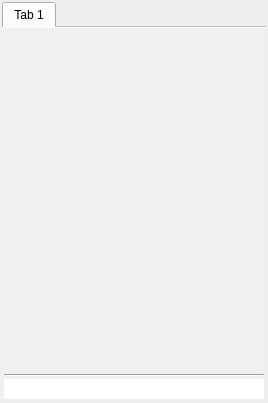
<?xml version="1.0" encoding="UTF-8"?>
<ui version="4.0">
 <class>MainWindow</class>
 <widget class="QMainWindow" name="MainWindow">
  <property name="geometry">
   <rect>
    <x>0</x>
    <y>0</y>
    <width>268</width>
    <height>403</height>
   </rect>
  </property>
  <property name="windowTitle">
   <string>MainWindow</string>
  </property>
  <widget class="QWidget" name="centralwidget">
   <layout class="QGridLayout" name="gridLayout_2">
    <property name="leftMargin">
     <number>2</number>
    </property>
    <property name="topMargin">
     <number>2</number>
    </property>
    <property name="rightMargin">
     <number>2</number>
    </property>
    <property name="bottomMargin">
     <number>2</number>
    </property>
    <property name="spacing">
     <number>2</number>
    </property>
    <item row="0" column="1">
     <widget class="QTabWidget" name="tabWidget">
      <property name="tabShape">
       <enum>QTabWidget::Rounded</enum>
      </property>
      <property name="currentIndex">
       <number>0</number>
      </property>
      <property name="documentMode">
       <bool>true</bool>
      </property>
      <widget class="QWidget" name="tab">
       <attribute name="title">
        <string>Tab 1</string>
       </attribute>
       <layout class="QGridLayout" name="gridLayout_4">
        <property name="leftMargin">
         <number>2</number>
        </property>
        <property name="topMargin">
         <number>2</number>
        </property>
        <property name="rightMargin">
         <number>2</number>
        </property>
        <property name="bottomMargin">
         <number>2</number>
        </property>
        <property name="spacing">
         <number>2</number>
        </property>
        <item row="1" column="0">
         <layout class="QGridLayout" name="gridLayout">
          <property name="spacing">
           <number>2</number>
          </property>
          <item row="2" column="1">
           <widget class="QLineEdit" name="lineEdit">
            <property name="minimumSize">
             <size>
              <width>39</width>
              <height>20</height>
             </size>
            </property>
            <property name="styleSheet">
             <string notr="true"> border-radius: 50%;
font: 8pt &quot;Roboto&quot;;</string>
            </property>
           </widget>
          </item>
          <item row="0" column="1">
           <widget class="QTextBrowser" name="textBrowser">
            <property name="styleSheet">
             <string notr="true">background-color: rgb(240, 240, 240);</string>
            </property>
            <property name="frameShape">
             <enum>QFrame::NoFrame</enum>
            </property>
            <property name="html">
             <string>&lt;!DOCTYPE HTML PUBLIC &quot;-//W3C//DTD HTML 4.0//EN&quot; &quot;http://www.w3.org/TR/REC-html40/strict.dtd&quot;&gt;
&lt;html&gt;&lt;head&gt;&lt;meta name=&quot;qrichtext&quot; content=&quot;1&quot; /&gt;&lt;style type=&quot;text/css&quot;&gt;
p, li { white-space: pre-wrap; }
&lt;/style&gt;&lt;/head&gt;&lt;body style=&quot; font-family:'MS Shell Dlg 2'; font-size:8.25pt; font-weight:400; font-style:normal;&quot;&gt;
&lt;p style=&quot;-qt-paragraph-type:empty; margin-top:12px; margin-bottom:12px; margin-left:0px; margin-right:0px; -qt-block-indent:0; text-indent:0px;&quot;&gt;&lt;br /&gt;&lt;/p&gt;&lt;/body&gt;&lt;/html&gt;</string>
            </property>
           </widget>
          </item>
          <item row="1" column="1">
           <widget class="Line" name="line">
            <property name="orientation">
             <enum>Qt::Horizontal</enum>
            </property>
           </widget>
          </item>
         </layout>
        </item>
       </layout>
      </widget>
     </widget>
    </item>
   </layout>
  </widget>
 </widget>
 <resources/>
 <connections/>
</ui>
